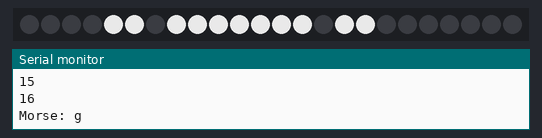
The sketch below on a simulated Arduino Uno, built with avr-gcc and run on an emulated ATmega328P. Shown: 24 RGB LEDs in strip order, left to right, the last lines printed to the serial monitor. Dim RGB values are drawn brighter than linear; random numbers use the default seed unless the sketch sets one.

Above: at 2.1 s.
At 18.1 s:
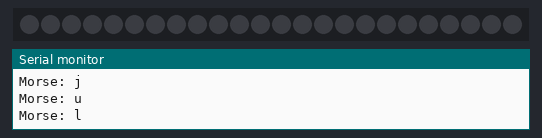

The sketch:

xmas.ino
```cpp
#include "Adafruit_TLC5947.h"

// How many boards do you have chained?
#define NUM_TLC5974 1

#define data   4
#define clock   5
#define latch   6
#define oe  -1  // set to -1 to not use the enable pin (its optional)
#define BRIGHTNESS 3000
#define LEDS 11

#define DOT 0
#define DAT 1
#define UNIT 200

uint8_t leds[] = {4,5,7,8,9,10,11,12,13,15,16};

Adafruit_TLC5947 tlc = Adafruit_TLC5947(NUM_TLC5974, clock, data, latch);

void setup() {
	Serial.begin(9600);

	Serial.println("[xmas lights]");
	tlc.begin();
	if (oe >= 0) {
		pinMode(oe, OUTPUT);
		digitalWrite(oe, LOW);
	}
	uint8_t x;
	for(x = 0; x < LEDS; x++) {
		Serial.println(leds[x]);
		tlc.setPWM(leds[x], BRIGHTNESS);
		tlc.write();
		delay(20);
	}
	delay(1000);
}

void loop() {
	/*
	pwm(4);
	randomLights(10);
	sequantial(10);
	flashAll(4);
	*/
	morse('g');
	morse('o');
	morse('d');
	delay(UNIT*7);
	morse('j');
	morse('u');
	morse('l');
	delay(UNIT*7);
}

void randomLights(uint8_t loops) {
	Serial.println("[random loop]");
	uint8_t x, l, led;
	for(x = 0; x < loops; x++) {
		led = random(0, LEDS);
		for(l = 0; l < LEDS; l++) {
			if(l == led) {
				tlc.setPWM(leds[l], BRIGHTNESS);
			}
			else {
				tlc.setPWM(leds[l], 0);
			}
			tlc.write();
			delay(20);
		}
	}
}

void sequantial(uint8_t loops) {
	Serial.println("[sequantial loop]");
	uint8_t x,l;
	int d = 50;
	for(l = 0; l < loops; l++) {
		for(x = 0; x < LEDS; x++) {
			tlc.setPWM(leds[x], BRIGHTNESS);
			tlc.write();
			delay(d);
		}
		for(x = 0; x < LEDS; x++) {
			tlc.setPWM(leds[x], 0);
			tlc.write();
			delay(d);
		}
	}
}

void pwm(uint8_t loops) {
	Serial.println("[PWM loop]");
	uint8_t x,l;
	int b, d = 50;
	for(l = 0; l < loops; l++) {
		for(b = 0; b < 4000; b += 100) {
			for(x = 0; x < LEDS; x++) {
				tlc.setPWM(leds[x], b);
			}
			tlc.write();
			delay(d);
		}
		for(b = 4000; b > 0; b -= 100) {
			for(x = 0; x < LEDS; x++) {
				tlc.setPWM(leds[x], b);
			}
			tlc.write();
			delay(d);
		}

	}
}

void flashAll(uint8_t loops) {
	Serial.println("[Flashy flashy!]");
	uint8_t l, x;
	int d = 300;
	for(l = 0; l < loops; l++) {
		for(x = 0; x < LEDS; x++) {
			tlc.setPWM(leds[x], BRIGHTNESS);
		}
		tlc.write();
		delay(d);
		for(x = 0; x < LEDS; x++) {
			tlc.setPWM(leds[x], 0);
		}
		tlc.write();
		delay(d);
	}
}

void morse (char letter) {
	Serial.print("Morse: ");
	Serial.println(letter);
	switch (letter) {
		case 'a':
		dashBlink(DOT);
		dashBlink(DAT);
		break;
		case 'b':
		dashBlink(DAT);
		dashBlink(DOT);
		dashBlink(DOT);
		dashBlink(DOT);
		break;
		case 'c':
		dashBlink(DAT);
		dashBlink(DOT);
		dashBlink(DAT);
		dashBlink(DOT);
		break;
		case 'd':
		dashBlink(DAT);
		dashBlink(DOT);
		dashBlink(DOT);
		break;
		case 'e':
		dashBlink(DOT);
		break;
		case 'f':
		dashBlink(DOT);
		dashBlink(DOT);
		dashBlink(DAT);
		dashBlink(DOT);
		break;
		case 'g':
		dashBlink(DAT);
		dashBlink(DAT);
		dashBlink(DOT);
		break;
		case 'h':
		dashBlink(DOT);
		dashBlink(DOT);
		dashBlink(DOT);
		dashBlink(DOT);
		break;
		case 'i':
		dashBlink(DOT);
		dashBlink(DOT);
		break;
		case 'j':
		dashBlink(DOT);
		dashBlink(DAT);
		dashBlink(DAT);
		dashBlink(DAT);
		break;
		case 'k':
		dashBlink(DAT);
		dashBlink(DOT);
		dashBlink(DAT);
		break;
		case 'l':
		dashBlink(DOT);
		dashBlink(DAT);
		dashBlink(DOT);
		dashBlink(DOT);
		break;
		case 'm':
		dashBlink(DAT);
		dashBlink(DAT);
		break;
		case 'n':
		dashBlink(DAT);
		dashBlink(DOT);
		break;
		case 'o':
		dashBlink(DAT);
		dashBlink(DAT);
		dashBlink(DAT);
		break;
		case 'p':
		dashBlink(DOT);
		dashBlink(DAT);
		dashBlink(DAT);
		dashBlink(DOT);
		break;
		case 'q':
		dashBlink(DAT);
		dashBlink(DAT);
		dashBlink(DOT);
		dashBlink(DAT);
		break;
		case 'r':
		break;
		case 's':
		break;
		case 't':
		break;
		case 'u':
		dashBlink(DOT);
		dashBlink(DOT);
		dashBlink(DAT);
		break;
		case 'v':
		break;
		case 'w':
		break;
		case 'x':
		break;
		case 'y':
		break;
		case 'z':
		break;
	}
	delay(UNIT*3);
}

void dashBlink (uint8_t type) {
	int dot = UNIT, dat = UNIT*3;
	switch (type) {
		case 0:
		blink(dot);
		break;
		case 1:
		blink(dat);
		break;
	}

}

void blink (int duration) {
	uint8_t l, x;
	for(x = 0; x < LEDS; x++) {
		tlc.setPWM(leds[x], BRIGHTNESS);
	}
	tlc.write();
	delay(duration);
	for(x = 0; x < LEDS; x++) {
		tlc.setPWM(leds[x], 0);
	}
	tlc.write();
	delay(UNIT);
}
```

Measured:
- by itself, everything shown: repeats every 19.0 s, in 40 steps
- what the display in image 0 shows lasts 0.6 s, from 2.1 s to 2.7 s
- what the display in image 1 shows lasts 2.2 s, from 18.1 s to 20.3 s
